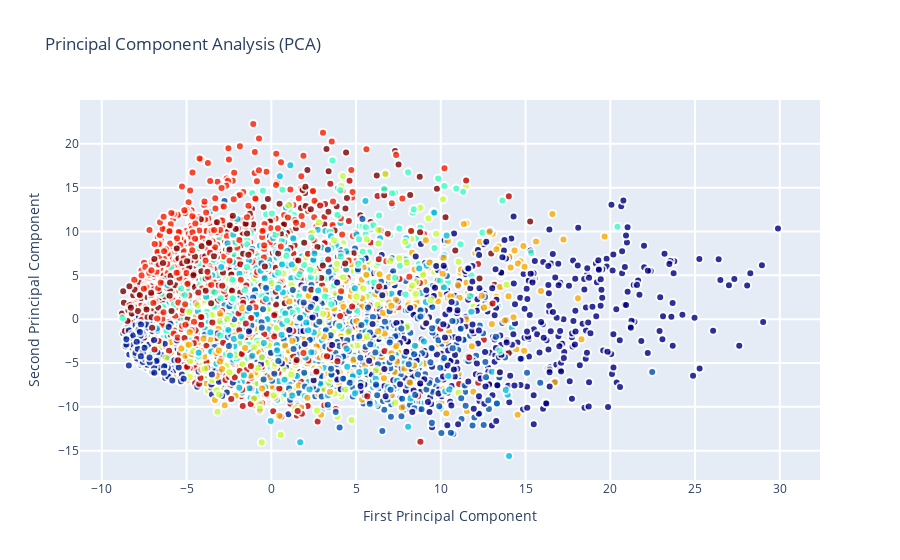

Notebook code for this chart:
### Code cell
trace0 = go.Scatter(
    x = X_5d[:,0],
    y = X_5d[:,1],
#     name = Target,
#     hoveron = Target,
    mode = 'markers',
    text = Target,
    showlegend = False,
    marker = dict(
        size = 8,
        color = Target,
        colorscale ='Jet',
        showscale = False,
        line = dict(
            width = 2,
            color = 'rgb(255, 255, 255)'
        ),
        opacity = 0.8
    )
)
data = [trace0]

layout = go.Layout(
    title= 'Principal Component Analysis (PCA)',
    hovermode= 'closest',
    xaxis= dict(
         title= 'First Principal Component',
        ticklen= 5,
        zeroline= False,
        gridwidth= 2,
    ),
    yaxis=dict(
        title= 'Second Principal Component',
        ticklen= 5,
        gridwidth= 2,
    ),
    showlegend= True
)


fig = dict(data=data, layout=layout)
py.iplot(fig, filename='styled-scatter')

### Figure 1 — Plotly figure (JSON) as saved in the notebook; plotly's stock layout.template omitted (floating-point values rounded to 4 significant figures; data arrays with more than 128 entries replaced by an {"elided": "..."} marker saying what was removed)
{"data": [{"marker": {"color": {"elided": "6000 int values"}, "colorscale": [[0, "rgb(0,0,131)"], [0.2, "rgb(0,60,170)"], [0.4, "rgb(5,255,255)"], [0.6, "rgb(255,255,0)"], [0.8, "rgb(250,0,0)"], [1, "rgb(128,0,0)"]], "line": {"color": "rgb(255, 255, 255)", "width": 2}, "opacity": 0.8, "showscale": false, "size": 8}, "mode": "markers", "showlegend": false, "text": {"elided": "6000 int values"}, "type": "scatter", "x": {"elided": "6000 float values"}, "y": {"elided": "6000 float values"}}], "layout": {"hovermode": "closest", "showlegend": true, "title": {"text": "Principal Component Analysis (PCA)"}, "xaxis": {"gridwidth": 2, "ticklen": 5, "title": {"text": "First Principal Component"}, "zeroline": false}, "yaxis": {"gridwidth": 2, "ticklen": 5, "title": {"text": "Second Principal Component"}}}}
